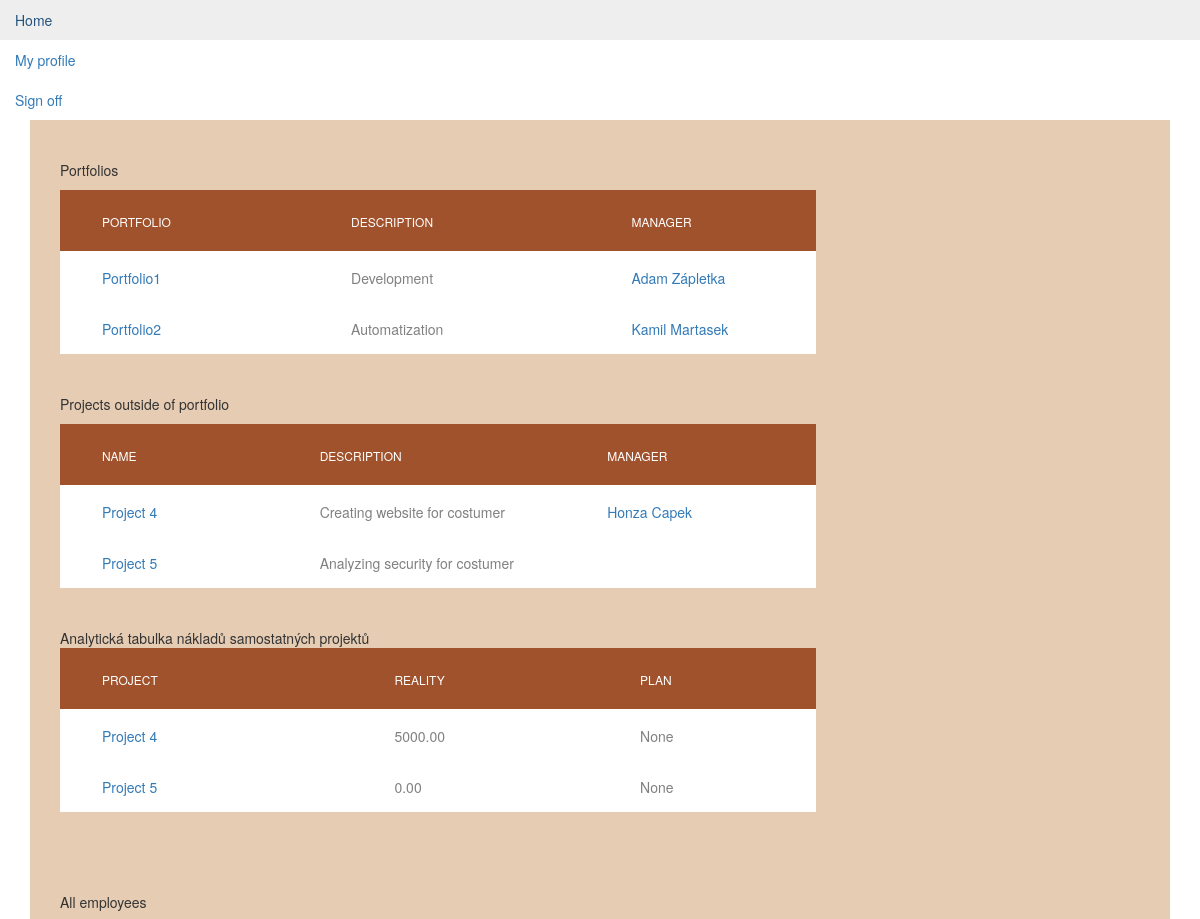
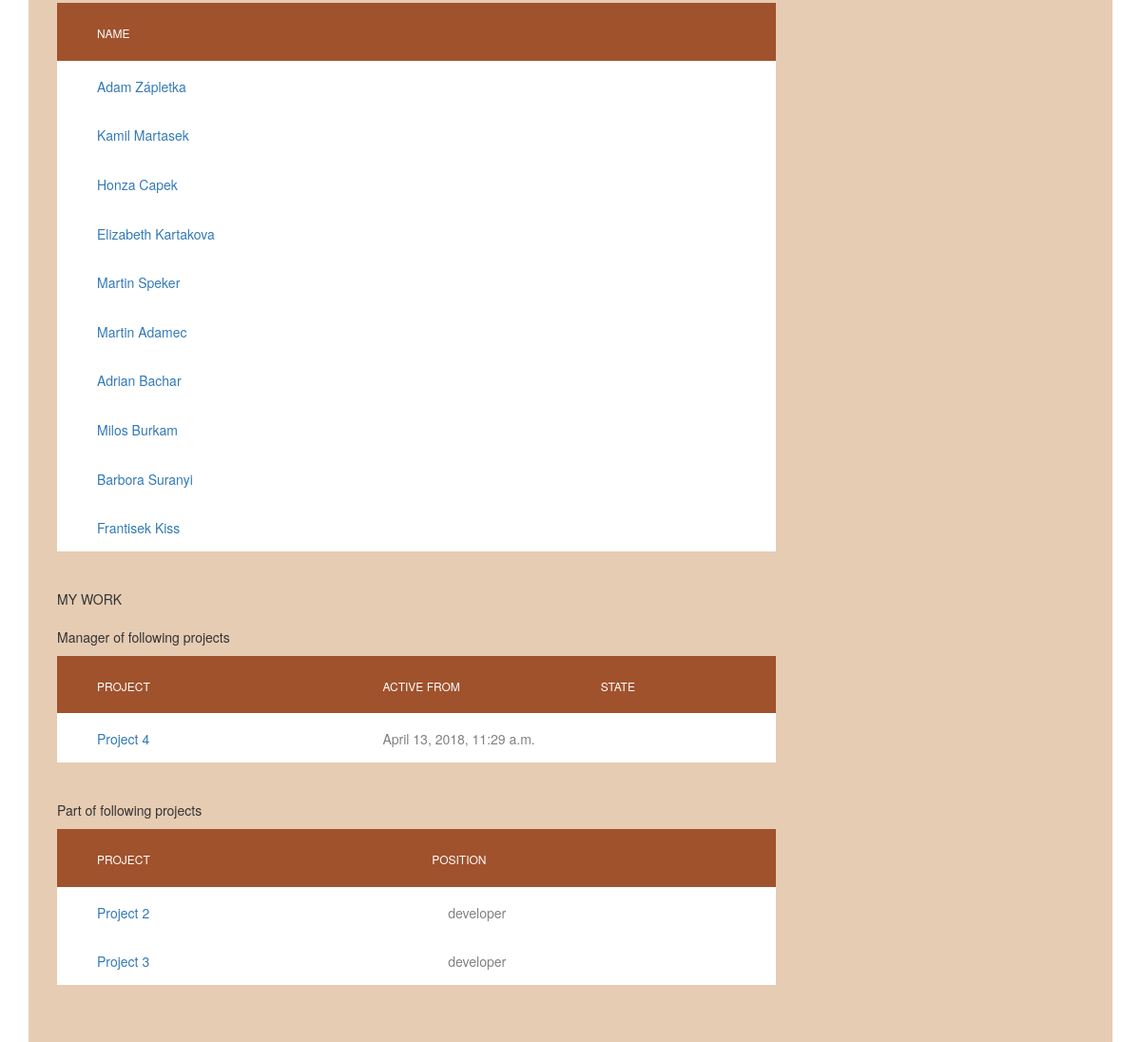
/dp/ (signed in), run on an earlier commit of the app's database (2 pictures, top to bottom).
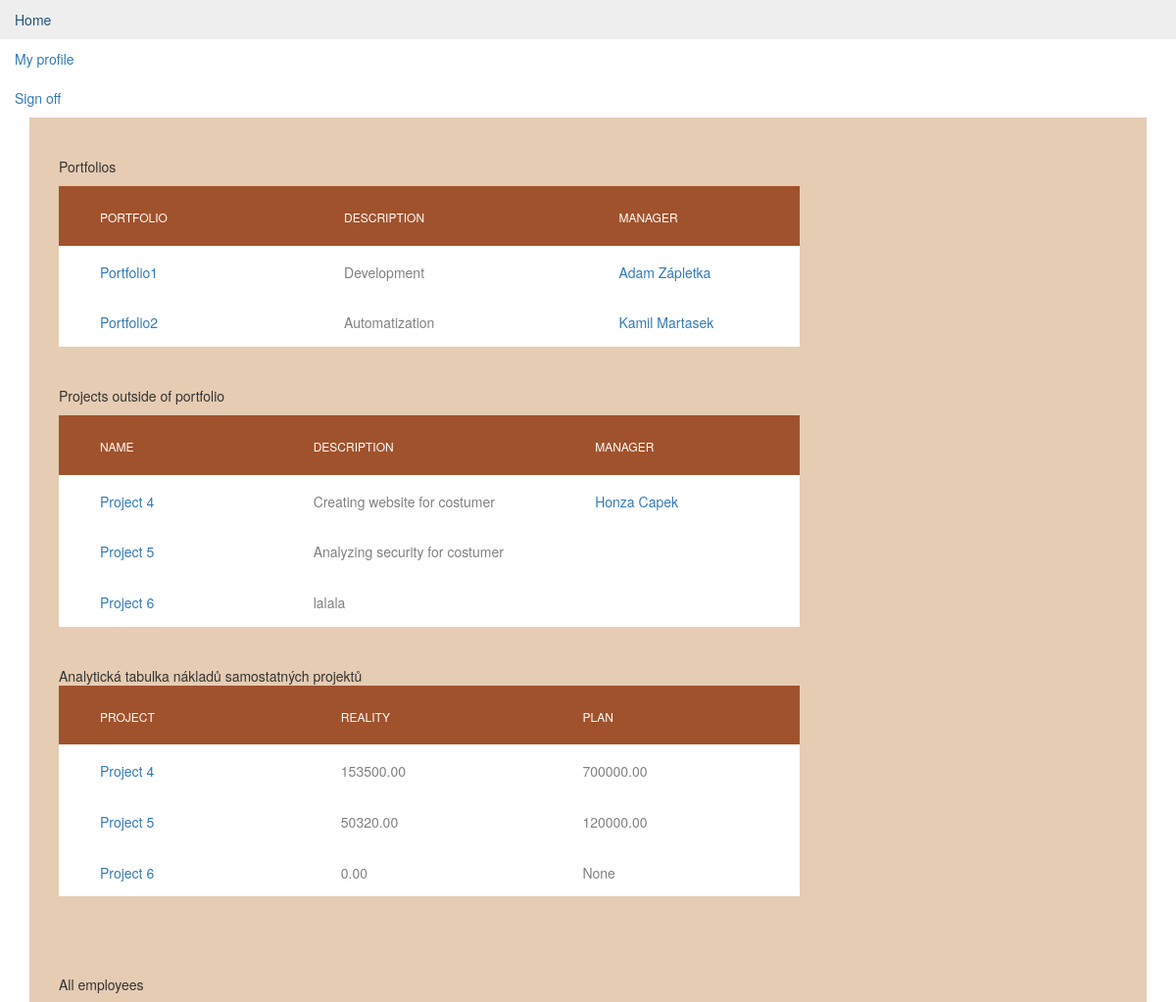
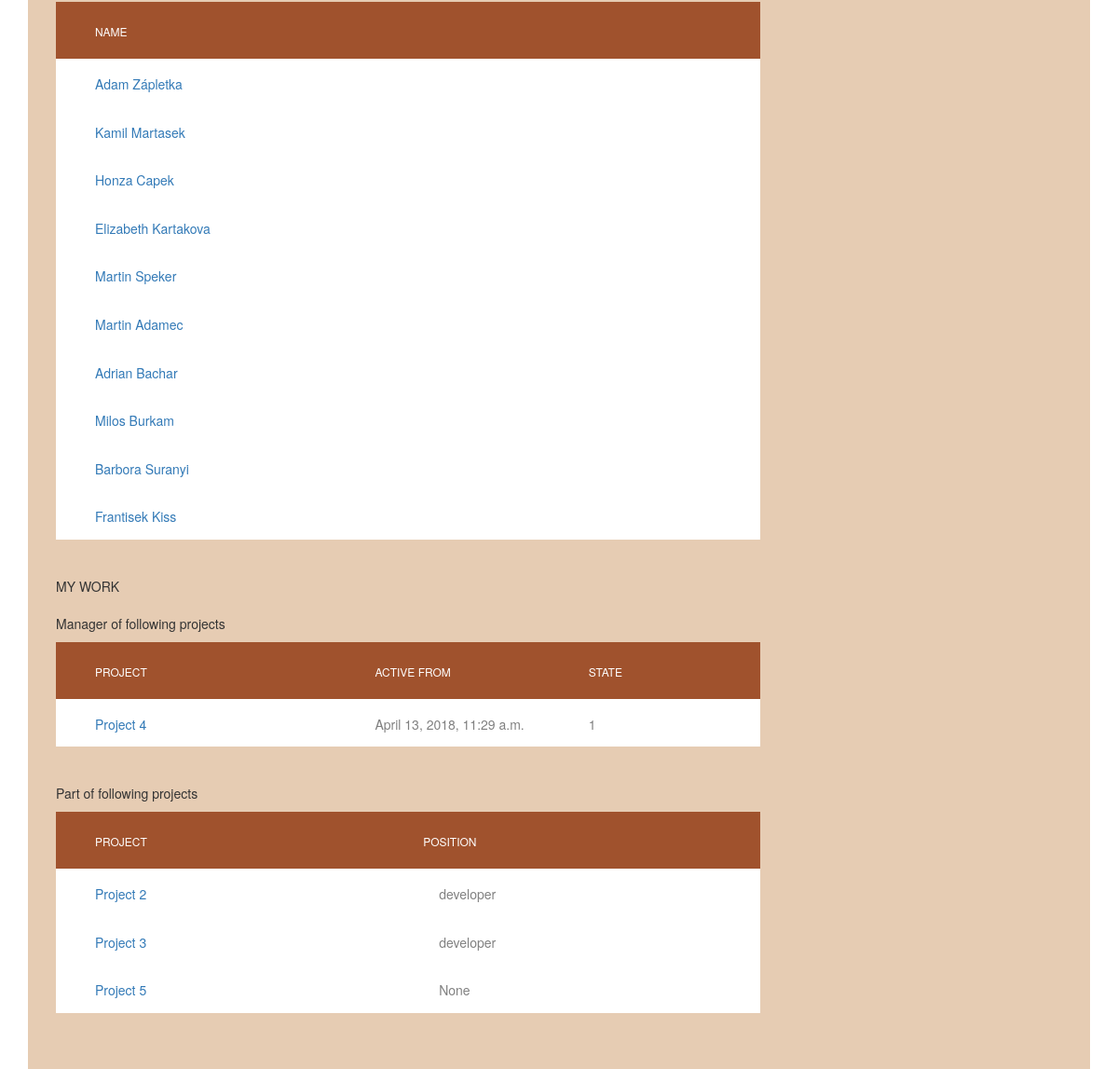
And on a later commit of the database (2 pictures, top to bottom).
### dp/models.py (models this page shows, shortened)
class Portfolio(models.Model):
    portfolio_name = models.CharField(max_length=200)
    pub_date = models.DateTimeField('date published', editable=False)
    portfolio_manager = models.ForeignKey(Employee, on_delete=models.SET_NULL, null=True)
    description = models.CharField(max_length=200, null=True)

class Employee(models.Model):
    user = models.OneToOneField(User, on_delete=models.CASCADE)
    position = models.CharField(max_length=200)
    address = models.CharField(max_length=200)
    birthday = models.DateField()
    photo = models.FileField( blank=True, null=True)
    salary = models.DecimalField(max_digits =9, decimal_places=2, null=True)
    GENDER_VALUES = (
        ('male', 'Male'),
        ('female', 'Female'),
    )
    gender = models.CharField(max_length=6, choices=GENDER_VALUES)

class Project(models.Model):
    portfolio = models.ForeignKey(Portfolio, on_delete=models.SET_NULL, null=True, blank=True)
    project_name = models.TextField()
    description = models.CharField(max_length=200)
    plan_budget = models.DecimalField(max_digits=15, decimal_places=2, null=True, blank=True)
    used_budget = models.DecimalField(max_digits=15, decimal_places=2, default=0)
    manhours = models.DecimalField(max_digits=15, decimal_places=0, null=True, blank=True)
    pub_date = models.DateTimeField(auto_now_add=True)
    deadline = models.DateTimeField('date of deadline', null=True, blank=True)
    COMPLEXITY_VALUES = (
        ('1', 'Complicated'),
        ('0', 'Easy'),
    )
    complexity = models.CharField(max_length=1, choices=COMPLEXITY_VALUES, null=True)
    PRIORITY_VALUES = (
        ('0.75', 'High '),
        ('0.50', 'Normal'),
        ('0.25', 'Low'),
    )
    TYPE_VALUES = (
        ('1', 'Public'),
        ('2', 'Private'),
        ('3', 'Mixed'),
    )
    type = models.CharField(max_length=1, choices=TYPE_VALUES, null=True)
    urgency = models.CharField(max_length=4, choices=PRIORITY_VALUES, null=True)
    importance = models.CharField(max_length=4, choices=PRIORITY_VALUES, null=True)
    project_manager = models.ForeignKey(Employee, on_delete=models.SET_NULL, null=True)

class ProjectMember(models.Model):
    class Meta:
        unique_together = (('project', 'member'),)
    project = models.ForeignKey(Project, on_delete=models.CASCADE)
    member = models.ForeignKey(Employee, on_delete=models.CASCADE)
    position = models.CharField(max_length=200, null=True)

class ProjectState(models.Model):
    project = models.OneToOneField(Project, on_delete=models.CASCADE)
    STATE_VALUES = (
        ('1', 'Planned'),
        ('2', 'Ongoing'),
        ('3', 'Finished'),
        ('4', 'Interrupted'),
        ('5', 'Stopped'),
    )
    state = models.CharField(max_length=1, choices=STATE_VALUES, default=1)
    progress = models.DecimalField(max_digits=3, decimal_places=2, null=True, blank=True, validators=[MaxValueValidator(1.00), MinValueValidator(0.00)])

### dp/views.py (the view)
# urls.py: path('', views.index, name='index'),
def index(request):
    context = {
        'latest_portfolio_list': Portfolio.objects.all(),
    }
    project_list = Project.objects.filter(portfolio_id__isnull=True)
    context['employee_list'] = Employee.objects.all()
    context['project_list'] = project_list
    return render(request, "dp/index.html", context)

### templates/dp/index.html (shortened to what this page needs)
{% extends "dp/base.html" %}
{% block content %}
    {% load static %}
    <link rel="stylesheet" type="text/css" href="{% static 'dp/css/index.css' %}"/>
    {% if user.employee.position == "manager" or user.is_superuser %}
        <div class="limiter">
        <div class="container">
            <div class="container-table100">
                <div class="wrap-table100">
                    <div class="table100 ver1 m-b-110">
                        <br>
                        Portfolios
                        <table data-vertable="ver1">
                            <thead>
                            <tr class="row100 head">
                                <th class="column100 column1" data-column="column1">Portfolio</th>
                                <th class="column100 column2" data-column="column2">Description</th>
                                <th class="column100 column3" data-column="column3">Manager</th>
                            </tr>
                            </thead>
                            <tbody>
                            {% if latest_portfolio_list %}
                                <ul>
                                    {% for portfolio in latest_portfolio_list %}
                                        <tr class="row100">
                                            <td class="column100 column1" data-column="column1">
                                                <a href="{% url 'dp:portfolio_detail' portfolio.id %}">{{ portfolio.portfolio_name }}</a>
                                            </td>
                                            <td class="column100 column2" data-column="column2">
                                                {{ portfolio.description }}
                                            </td>
                                            <td class="column100 column3" data-column="column3">
                                                {% if portfolio.portfolio_manager %}
                                                    <a href="{% url 'dp:employee_detail' portfolio.portfolio_manager.id %}"> {{ portfolio.portfolio_manager.user.first_name }} {{ portfolio.portfolio_manager.user.last_name }}</a>
                                                {% endif %}
                                            </td>
                                        </tr>
                                    {% endfor %}
                                </ul>
                            {% else %}
                                <p>No portfolios are available.</p>
                            {% endif %}
                            </tbody>
                        </table>
                        <br>
                        <br>
                        {% if project_tmp.portfolio is Null and project_list.all %}
                            Projects outside of portfolio
                            <table data-vertable="ver1">
                                <thead>
                                <tr class="row100 head">
                                    <th class="column100 column1" data-column="column1">Name</th>
                                    <th class="column100 column2" data-column="column2">Description</th>
                                    <th class="column100 column3" data-column="column3">Manager</th>
                                </tr>
                                </thead>
                                <tbody>
                                <ul>
                                    {% for project_tmp in project_list %}
                                        <tr class="row100">
                                            <td class="column100 column1" data-column="column1">
                                                <a href="{% url 'dp:project_detail' project_tmp.id %}">{{ project_tmp.project_name }}</a>
                                            </td>
                                            <td class="column100 column2" data-column="column2">
                                                {{ project_tmp.description }}
                                            </td>
                                            <td class="column100 column3" data-column="column3">
                                                {% if project_tmp.project_manager.id %}
                                                    <a href="{% url 'dp:employee_detail' project_tmp.project_manager.id %}">{{ project_tmp.project_manager.user.first_name }} {{ project_tmp.project_manager.user.last_name }}</a>
                                                {% endif %}
                                            </td>
                                        </tr>
                                    {% endfor %}
                                </ul>
                                </tbody>
                            </table>
                        {% endif %}
                        <br>
                        <br>
                        Analytická tabulka nákladů samostatných projektů
                        <table data-vertable="ver1">
                            <thead>
                            <tr class="row100 head">
                                <th class="column100 column1" data-column="column1">Project</th>
                                <th class="column100 column2" data-column="column2">Reality</th>
                                <th class="column100 column3" data-column="column3">Plan</th>
                            </tr>
                            </thead>
                            <tbody>
                            {% for project in project_list %}
                                <tr class="row100">
                                    <td class="column100 column1" data-column="column1">
                                        <a href="{% url 'dp:project_detail' project.id %}"> {{ project.project_name }} </a>
                                    </td>
                                    <td class="column100 column2" data-column="column2">
                                        {{ project.used_budget }}
                                    </td>
                                    <td class="column100 column3" data-column="column3">
                                        {{ project.plan_budget }}
                                    </td>
                                </tr>
                            {% endfor %}
                            </tbody>
                        </table>
                        <br>
                        <br>
                        <br>
                        <br>
                        All employees
                        <table data-vertable="ver1">
                            <thead>
                            <tr class="row100 head">
                                <th class="column100 column1" data-column="column1">Name</th>
                            </tr>
                            </thead>
                            <tbody>
                            <ul>
                                {% for employee in employee_list %}
                                    <tr class="row100">
                                        <td class="column100 column1" data-column="column1">
                                            <a href="{% url 'dp:employee_detail' employee.id %}"> {{ employee.user.first_name }} {{ employee.user.last_name }} </a>
                                        </td>
                                    </tr>
                                {% endfor %}
                            </ul>
                            </tbody>
                        </table>
                    </div>
                </div>
            </div>
        </div>
    {% endif %}
    <div class="limiter">
    <div class="container">
        <div class="container-table100">
            <div class="wrap-table100">
                <div class="table100 ver1 m-b-110">
                    MY WORK
                    {% if user.employee.project_set.all %}
                        <br>
                        <br>
                        Manager of following projects
                        <table data-vertable="ver1">
                            <thead>
                            <tr class="row100 head">
                                <th class="column100 column1" data-column="column1">Project</th>
                                <th class="column100 column2" data-column="column2">Active from</th>
                                <th class="column100 column3" data-column="column3">State</th>
                            </tr>
                            </thead>
                            <tbody>
                            <ul>
                                {% for project in user.employee.project_set.all %}
                                    <tr class="row100">
                                        <td class="column100 column1" data-column="column1">
                                            <a href="{% url 'dp:project_detail' project.id %}">{{ project.project_name }}</a>
                                        </td>
                                        <td class="column100 column2" data-column="column2">
                                            {{ project.pub_date }}
                                        </td>
                                        <td class="column100 column3" data-column="column3">
                                            {{ project.projectstate.state }}
                                        </td>
                                    </tr>
                                {% endfor %}
                            </ul>
                            </tbody>
                        </table>
                    {% endif %}
                    {% if user.employee.projectmember_set.all %}
                        <br>
                        <br>
                        Part of following projects
                        <table data-vertable="ver1">
                            <thead>
                            <tr class="row100 head">
                                <th class="column100 column1" data-column="column1">Project</th>
                                <th class="column100 column2" data-column="column2">Position</th>
                            </tr>
                            </thead>
                            <tbody>
                            <ul>
                                {% for projectmember in user.employee.projectmember_set.all %}
                                    <tr class="row100">
                                        <td class="column100 column1" data-column="column1">
                                            <a href="{% url 'dp:project_detail' projectmember.project_id %}">{{ projectmember.project.project_name }}</a>
                                        </td>
                                        <td class="column100 column1" data-column="column1">
                                            {{ projectmember.position }}
                                        </td>
                                    </tr>
                                {% endfor %}
                            </ul>
                            </tbody>
                        </table>
                    {% endif %}
                <br>
                        <br>
                </div>
            </div>
        </div>
    </div>
{% endblock %}

### templates/dp/base.html (shortened to what this page needs)
{% load static %}
<link rel="stylesheet" type="text/css" href="{% static 'dp/css/bootstrap.min.css' %}"/>
{% block nav %}
    <ul class="nav">
        {% if user.is_authenticated %}
            <li>
                <a href="{% url 'dp:index' %}"> Home </a>
            </li>
            <li>
                <a href="{% url 'dp:employee_detail' user.employee.id %}"> My profile </a>
            </li>
        {% endif %}
        <li>
            {% if user.is_authenticated %}
                <a href="{% url 'dp:logout' %}"> Sign off </a>
            {% else %}
                <a href="{% url 'dp:login_page' %}"> Sign in </a>
            {% endif %}
        </li>
    </ul>
{% endblock %}
{% block content %}{% endblock %}

### dp/static/dp/css/index.css (style rules this page uses)
.limiter { width: 100%; margin: 0 auto; }
.container-table100 { width: 100%; min-height: 20px; background: #e6ccb3; display: -webkit-box; display: -webkit-flex; display: -moz-box; display: -ms-flexbox; display: flex; align-items: center; justify-content: center; flex-wrap: wrap; padding: 20px 30px; }
.wrap-table100 { width: 1300px; }
table { width: 70%; background-color: #fff; }
th, td { font-weight: unset; padding-right: 10px; text-align: left; }
.column100 { width: 70px; padding-left: 25px; }
.column100.column1 { width: 70px; padding-left: 42px; }
.row100.head th { padding-top: 24px; padding-bottom: 20px; background-color: #CD5C5C; }
.row100 td { padding-top: 18px; padding-bottom: 14px; }
.table100.ver1 td { font-size: 14px; color: #808080; line-height: 1.4; }
.table100.ver1 th { font-size: 12px; color: #fff; line-height: 1.4; text-transform: uppercase; background-color: #A0522D; }

What changed in the data, as far as the page shows it:
changed Project "Project 4": used_budget "5000.00" → "153500.00"; plan_budget "None" → "700000.00"; projectstate.state (not shown) → "1"
changed Project "Project 5": used_budget "0.00" → "50320.00"; plan_budget "None" → "120000.00"
added Project: project_name "Project 6", description "lalala", used_budget "0.00", plan_budget "None"
added ProjectMember: project.project_name "Project 5", position "None"
